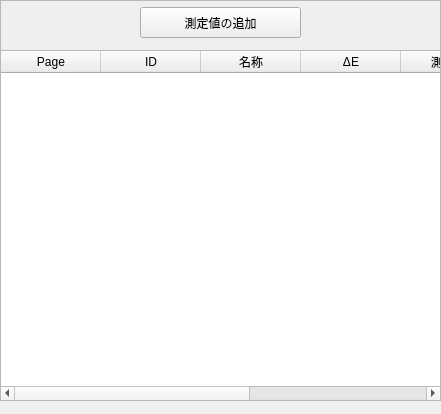
<?xml version="1.0" encoding="UTF-8"?>
<ui version="4.0">
 <class>ShowColorDifferenceEditManualForm</class>
 <widget class="GUIFormBase" name="ShowColorDifferenceEditManualForm">
  <property name="geometry">
   <rect>
    <x>0</x>
    <y>0</y>
    <width>441</width>
    <height>414</height>
   </rect>
  </property>
  <property name="windowTitle">
   <string>Form</string>
  </property>
  <widget class="QTableWidget" name="tableWidget">
   <property name="geometry">
    <rect>
     <x>0</x>
     <y>50</y>
     <width>441</width>
     <height>351</height>
    </rect>
   </property>
   <property name="autoFillBackground">
    <bool>true</bool>
   </property>
   <column>
    <property name="text">
     <string>Page</string>
    </property>
   </column>
   <column>
    <property name="text">
     <string>ID</string>
    </property>
   </column>
   <column>
    <property name="text">
     <string>名称</string>
    </property>
   </column>
   <column>
    <property name="text">
     <string>ΔE</string>
    </property>
   </column>
   <column>
    <property name="text">
     <string>測定ΔE</string>
    </property>
   </column>
   <column>
    <property name="text">
     <string>濃度</string>
    </property>
   </column>
   <column>
    <property name="text">
     <string>測定濃度</string>
    </property>
   </column>
  </widget>
  <widget class="QFrame" name="frame">
   <property name="geometry">
    <rect>
     <x>0</x>
     <y>0</y>
     <width>441</width>
     <height>51</height>
    </rect>
   </property>
   <property name="frameShape">
    <enum>QFrame::Shape::StyledPanel</enum>
   </property>
   <property name="frameShadow">
    <enum>QFrame::Shadow::Raised</enum>
   </property>
   <widget class="QPushButton" name="pushButtonAddMeasure">
    <property name="geometry">
     <rect>
      <x>140</x>
      <y>7</y>
      <width>161</width>
      <height>31</height>
     </rect>
    </property>
    <property name="text">
     <string>測定値の追加</string>
    </property>
   </widget>
  </widget>
 </widget>
 <customwidgets>
  <customwidget>
   <class>GUIFormBase</class>
   <extends>QWidget</extends>
   <header>guiformbase.h</header>
   <container>1</container>
  </customwidget>
 </customwidgets>
 <resources/>
 <connections/>
</ui>
